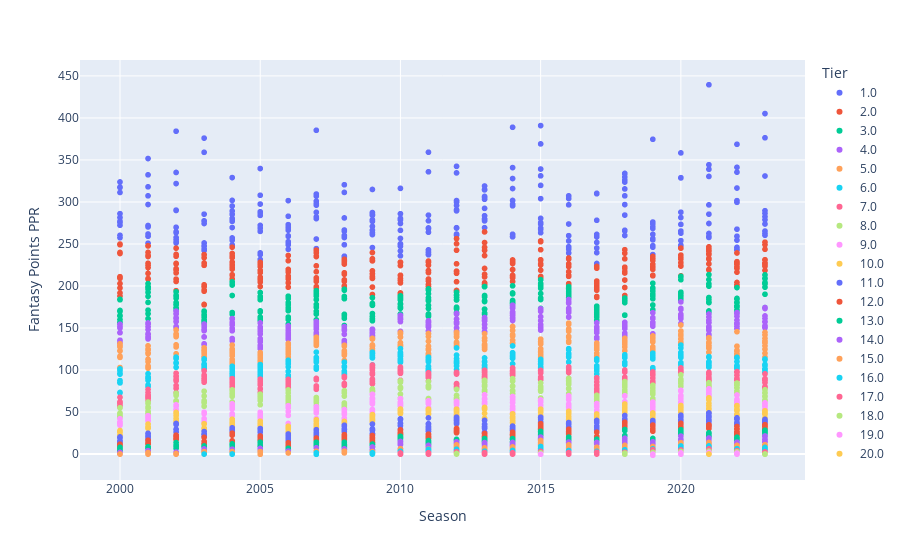

The code cell stored with this chart in its notebook:
### Code cell
fig = px.scatter(df_vis_2, x="season", y=["fantasy_points_ppr"], color="Tier",
                 category_orders={"Tier": cat_order}
                )

# Update layout for clarity.
fig.update_layout(xaxis_title='Season', yaxis_title='Fantasy Points PPR')
fig.write_html("../../interactive-2.0/appendix/fantasy_point_ppr_by_season.html")
fig.show()

### Figure 1 — Plotly figure (JSON) as saved in the notebook; plotly's stock layout.template omitted (floating-point values rounded to 4 significant figures; data arrays with more than 128 entries replaced by an {"elided": "..."} marker saying what was removed)
{"data": [{"hovertemplate": "Tier=1.0<br>season=%{x}<br>value=%{y}<extra></extra>", "legendgroup": "1.0", "marker": {"color": "#636efa", "symbol": "circle"}, "mode": "markers", "name": "1.0", "showlegend": true, "type": "scattergl", "x": {"elided": "276 int values"}, "xaxis": "x", "y": {"elided": "276 float values"}, "yaxis": "y"}, {"hovertemplate": "Tier=2.0<br>season=%{x}<br>value=%{y}<extra></extra>", "legendgroup": "2.0", "marker": {"color": "#EF553B", "symbol": "circle"}, "mode": "markers", "name": "2.0", "showlegend": true, "type": "scattergl", "x": {"elided": "260 int values"}, "xaxis": "x", "y": {"elided": "260 float values"}, "yaxis": "y"}, {"hovertemplate": "Tier=3.0<br>season=%{x}<br>value=%{y}<extra></extra>", "legendgroup": "3.0", "marker": {"color": "#00cc96", "symbol": "circle"}, "mode": "markers", "name": "3.0", "showlegend": true, "type": "scattergl", "x": {"elided": "254 int values"}, "xaxis": "x", "y": {"elided": "254 float values"}, "yaxis": "y"}, {"hovertemplate": "Tier=4.0<br>season=%{x}<br>value=%{y}<extra></extra>", "legendgroup": "4.0", "marker": {"color": "#ab63fa", "symbol": "circle"}, "mode": "markers", "name": "4.0", "showlegend": true, "type": "scattergl", "x": {"elided": "250 int values"}, "xaxis": "x", "y": {"elided": "250 float values"}, "yaxis": "y"}, {"hovertemplate": "Tier=5.0<br>season=%{x}<br>value=%{y}<extra></extra>", "legendgroup": "5.0", "marker": {"color": "#FFA15A", "symbol": "circle"}, "mode": "markers", "name": "5.0", "showlegend": true, "type": "scattergl", "x": {"elided": "246 int values"}, "xaxis": "x", "y": {"elided": "246 float values"}, "yaxis": "y"}, {"hovertemplate": "Tier=6.0<br>season=%{x}<br>value=%{y}<extra></extra>", "legendgroup": "6.0", "marker": {"color": "#19d3f3", "symbol": "circle"}, "mode": "markers", "name": "6.0", "showlegend": true, "type": "scattergl", "x": {"elided": "233 int values"}, "xaxis": "x", "y": {"elided": "233 float values"}, "yaxis": "y"}, {"hovertemplate": "Tier=7.0<br>season=%{x}<br>value=%{y}<extra></extra>", "legendgroup": "7.0", "marker": {"color": "#FF6692", "symbol": "circle"}, "mode": "markers", "name": "7.0", "showlegend": true, "type": "scattergl", "x": {"elided": "232 int values"}, "xaxis": "x", "y": {"elided": "232 float values"}, "yaxis": "y"}, {"hovertemplate": "Tier=8.0<br>season=%{x}<br>value=%{y}<extra></extra>", "legendgroup": "8.0", "marker": {"color": "#B6E880", "symbol": "circle"}, "mode": "markers", "name": "8.0", "showlegend": true, "type": "scattergl", "x": {"elided": "215 int values"}, "xaxis": "x", "y": {"elided": "215 float values"}, "yaxis": "y"}, {"hovertemplate": "Tier=9.0<br>season=%{x}<br>value=%{y}<extra></extra>", "legendgroup": "9.0", "marker": {"color": "#FF97FF", "symbol": "circle"}, "mode": "markers", "name": "9.0", "showlegend": true, "type": "scattergl", "x": {"elided": "220 int values"}, "xaxis": "x", "y": {"elided": "220 float values"}, "yaxis": "y"}, {"hovertemplate": "Tier=10.0<br>season=%{x}<br>value=%{y}<extra></extra>", "legendgroup": "10.0", "marker": {"color": "#FECB52", "symbol": "circle"}, "mode": "markers", "name": "10.0", "showlegend": true, "type": "scattergl", "x": {"elided": "194 int values"}, "xaxis": "x", "y": {"elided": "194 float values"}, "yaxis": "y"}, {"hovertemplate": "Tier=11.0<br>season=%{x}<br>value=%{y}<extra></extra>", "legendgroup": "11.0", "marker": {"color": "#636efa", "symbol": "circle"}, "mode": "markers", "name": "11.0", "showlegend": true, "type": "scattergl", "x": {"elided": "194 int values"}, "xaxis": "x", "y": {"elided": "194 float values"}, "yaxis": "y"}, {"hovertemplate": "Tier=12.0<br>season=%{x}<br>value=%{y}<extra></extra>", "legendgroup": "12.0", "marker": {"color": "#EF553B", "symbol": "circle"}, "mode": "markers", "name": "12.0", "showlegend": true, "type": "scattergl", "x": {"elided": "172 int values"}, "xaxis": "x", "y": {"elided": "172 float values"}, "yaxis": "y"}, {"hovertemplate": "Tier=13.0<br>season=%{x}<br>value=%{y}<extra></extra>", "legendgroup": "13.0", "marker": {"color": "#00cc96", "symbol": "circle"}, "mode": "markers", "name": "13.0", "showlegend": true, "type": "scattergl", "x": {"elided": "153 int values"}, "xaxis": "x", "y": {"elided": "153 float values"}, "yaxis": "y"}, {"hovertemplate": "Tier=14.0<br>season=%{x}<br>value=%{y}<extra></extra>", "legendgroup": "14.0", "marker": {"color": "#ab63fa", "symbol": "circle"}, "mode": "markers", "name": "14.0", "showlegend": true, "type": "scattergl", "x": {"elided": "146 int values"}, "xaxis": "x", "y": {"elided": "146 float values"}, "yaxis": "y"}, {"hovertemplate": "Tier=15.0<br>season=%{x}<br>value=%{y}<extra></extra>", "legendgroup": "15.0", "marker": {"color": "#FFA15A", "symbol": "circle"}, "mode": "markers", "name": "15.0", "showlegend": true, "type": "scattergl", "x": {"elided": "137 int values"}, "xaxis": "x", "y": {"elided": "137 float values"}, "yaxis": "y"}, {"hovertemplate": "Tier=16.0<br>season=%{x}<br>value=%{y}<extra></extra>", "legendgroup": "16.0", "marker": {"color": "#19d3f3", "symbol": "circle"}, "mode": "markers", "name": "16.0", "showlegend": true, "type": "scattergl", "x": [2011, 2003, 2007, 2007, 2004, 2007, 2004, 2010, 2010, 2010, 2004, 2009, 2014, 2011, 2011, 2010, 2010, 2010, 2010, 2011, 2012, 2020, 2010, 2010, 2010, 2010, 2009, 2009, 2012, 2011, 2011, 2019, 2013, 2016, 2011, 2011, 2012, 2015, 2017, 2011, 2019, 2020, 2013, 2013, 2012, 2014, 2014, 2012, 2015, 2018, 2013, 2014, 2016, 2023, 2016, 2013, 2018, 2015, 2015, 2014, 2018, 2015, 2019, 2018, 2020, 2018, 2021, 2016, 2017, 2019, 2015, 2016, 2019, 2017, 2017, 2020, 2016, 2021, 2019, 2019, 2018, 2021, 2022, 2021, 2023, 2021, 2021, 2021, 2020, 2023, 2020, 2022, 2020, 2022, 2020, 2023, 2023, 2022, 2023, 2022, 2022, 2023, 2023, 2022, 2023, 2022, 2023], "xaxis": "x", "y": [1.7, 0, 1.4, 1.4, 0, -0.3, 0, 1.7, 2.2, 2.2, 0, 1.5, 1.8, 2.6, 3.3, 2.8, 2.8, 2.8, 2.8, 1.8, 4.7, 7, 3.3, 3.3, 3.3, 3.3, 0, 1.5, 4.2, 3.5, 5.1, 6.2, 2.7, 3.7, 5.5, 5.5, 5.1, 9, 2.2, 5.4, 5.7, 7.1, 2, 2, 4.3, 2.4, 2.4, 5.8, 7.1, 2.7, 2.2, 4.3, 4.2, 6.5, 3.7, 3.4, 4.8, 6.4, 6.4, 4, 3.7, 4.4, 5.5, 5.1, 7, 3.8, 7.8, 1.9, 3.2, 5.4, 5, 3, 5.8, 2.7, 2.6, 9.2, 3, 8.5, 5.8, 6, 4.5, 7.6, 4.1, 8.6, 5.9, 9.7, 7.3, 6.5, 9.6, 5.6, 9.4, 5, 9.6, 4.2, 7.9, 5, 4.7, 4.4, 7.3, 4.5, 4.8, 5.5, 7.9, 6.4, 6.9, 4.8, 5.9], "yaxis": "y"}, {"hovertemplate": "Tier=17.0<br>season=%{x}<br>value=%{y}<extra></extra>", "legendgroup": "17.0", "marker": {"color": "#FF6692", "symbol": "circle"}, "mode": "markers", "name": "17.0", "showlegend": true, "type": "scattergl", "x": [2014, 2010, 2011, 2011, 2010, 2010, 2013, 2013, 2015, 2012, 2011, 2012, 2010, 2010, 2010, 2017, 2010, 2016, 2012, 2013, 2013, 2013, 2012, 2011, 2011, 2017, 2011, 2011, 2013, 2016, 2014, 2015, 2014, 2012, 2012, 2015, 2019, 2013, 2016, 2017, 2016, 2021, 2018, 2016, 2019, 2018, 2016, 2019, 2017, 2017, 2023, 2017, 2021, 2020, 2018, 2021, 2018, 2021, 2022, 2021, 2020, 2020, 2022, 2021, 2021, 2022, 2021, 2022, 2023, 2022, 2021, 2023, 2023], "xaxis": "x", "y": [0, 0, 0, 0, 1.3, 0, 1.8, 1.8, 2.5, 2.8, 0, 0.9, 0, 0, 0, 1.8, 0, 0.5, 2.4, 0, 0, 1.6, 1.6, 0.5, 1.4, 2.2, 0.94, 1.6, 1.2, 1.5, 0, 3.2, 1.6, 1.7, 1.7, 1.8, 4, 0, 1.8, 1.8, 1.8, 4.8, 1.8, 0, 3.7, 2.2, 0, 5.1, 2.1, 0, 2.6, 1.3, 6.1, 3.7, 1.3, 4.4, 2.2, 4.7, 3.8, 6, 4.9, 4, 3.3, 5.6, 5.4, 4, 6, 3.1, 1.6, 3.5, 6, 0.5, 2.2], "yaxis": "y"}, {"hovertemplate": "Tier=18.0<br>season=%{x}<br>value=%{y}<extra></extra>", "legendgroup": "18.0", "marker": {"color": "#B6E880", "symbol": "circle"}, "mode": "markers", "name": "18.0", "showlegend": true, "type": "scattergl", "x": [2018, 2018, 2012, 2012, 2015, 2019, 2015, 2015, 2020, 2018, 2019, 2015, 2020, 2020, 2023, 2023, 2018, 2021, 2018, 2023, 2022, 2020, 2019, 2018, 2020, 2020, 2022, 2021, 2022, 2021, 2021, 2022, 2023, 2023, 2022, 2023], "xaxis": "x", "y": [0, 1.2, 0, 0.7, 1.4, 1.7, 0.6, 0.6, 3.1, 0, 2.1, 0, 2.9, 1.8, 0, 0, 0, 3, 0, -0.2, 1.6, 2.2, 0, 0, 2.6, 2.3, 1.5, 3.6, 1.8, 3.4, 2.3, 2.7, 0, 0, 2.5, 0], "yaxis": "y"}, {"hovertemplate": "Tier=19.0<br>season=%{x}<br>value=%{y}<extra></extra>", "legendgroup": "19.0", "marker": {"color": "#FF97FF", "symbol": "circle"}, "mode": "markers", "name": "19.0", "showlegend": true, "type": "scattergl", "x": [2015, 2015, 2015, 2015, 2022, 2019, 2021, 2021, 2020, 2021, 2021, 2020, 2020, 2020, 2019, 2021, 2022, 2020, 2022, 2022, 2021, 2022, 2022], "xaxis": "x", "y": [-0.1, -0.1, -0.1, -0.1, 0, -1.4, 0, 0.7, 0, 1.7, 2, 0, 1.4, 0, 0, 1.5, 1, 0, 0, 0, 1.6, 1.2, 0.4], "yaxis": "y"}, {"hovertemplate": "Tier=20.0<br>season=%{x}<br>value=%{y}<extra></extra>", "legendgroup": "20.0", "marker": {"color": "#FECB52", "symbol": "circle"}, "mode": "markers", "name": "20.0", "showlegend": true, "type": "scattergl", "x": [2021, 2021, 2021], "xaxis": "x", "y": [0, 0, 0], "yaxis": "y"}], "layout": {"legend": {"title": {"text": "Tier"}, "tracegroupgap": 0}, "margin": {"t": 60}, "xaxis": {"anchor": "y", "domain": [0, 1], "title": {"text": "Season"}}, "yaxis": {"anchor": "x", "domain": [0, 1], "title": {"text": "Fantasy Points PPR"}}}}
